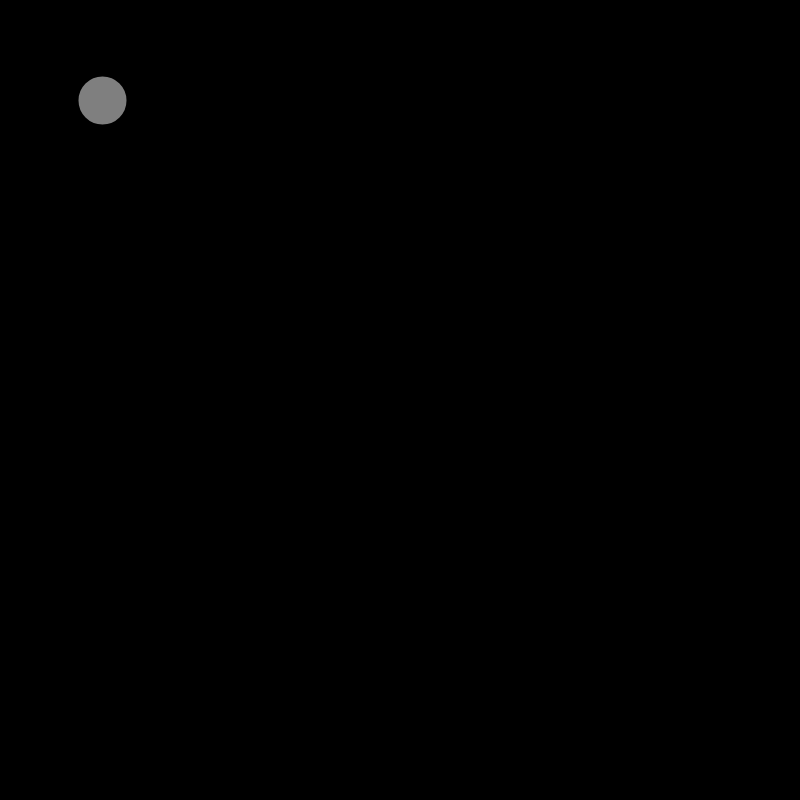
Frame 1 (no input)
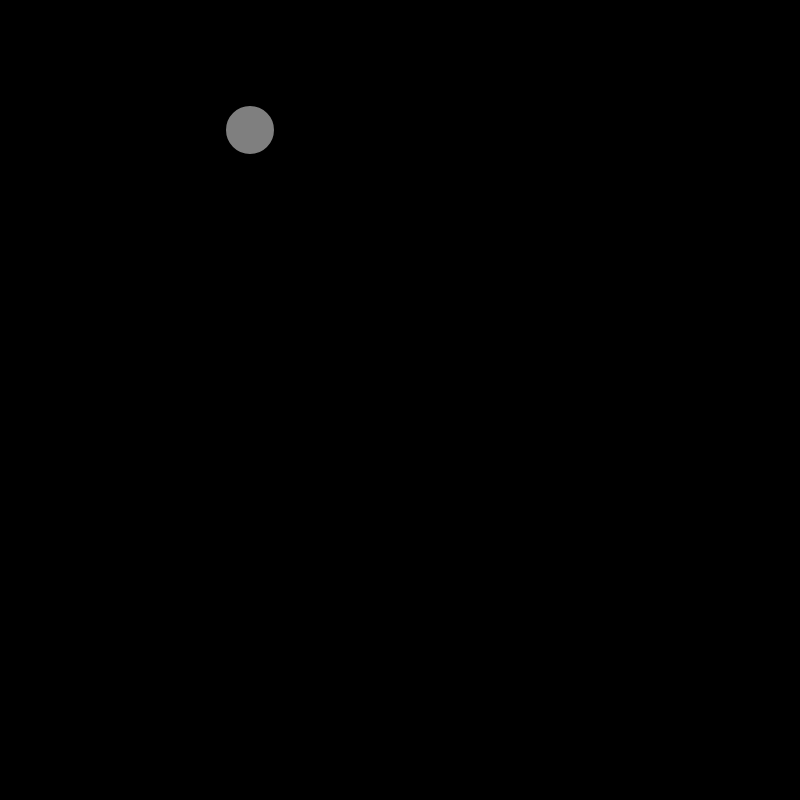
Frame 60 (no input)
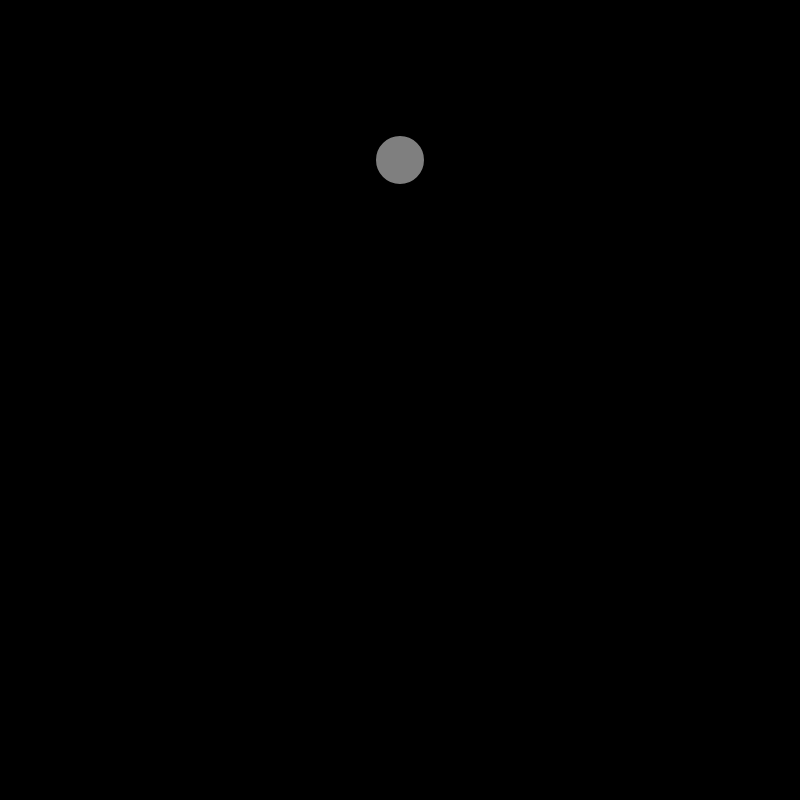
Frame 120 (the mouse pressed at the canvas centre since frame 60)

The p5.js sketch that drew these frames (run headless with seeded random() and noise() and a simulated clock; from frame 60 on, the mouse is pressed at the canvas centre):

// p5.js sketch
// ── sketch.js
/*let x;
let y;
let xspeed;
let yspeed;
let x_acc;
ley y_acc;
*/

let position;
let velocity; // aka speed!

function setup() {
  createCanvas(800, 800);
  background(0);

  /*
  x = 100;
  y = 100;
  xspeed = 2.5;
  yspeed = .5;
  
  can be written as:
  */

  position = createVector (100,100);
  velocity = createVector(2.5, 0.5);
}

function draw() {
  background(0);
/*
  x = x+xspeed;
  y = y+yspeed;

  can be wriiten as
  */

  position.add (velocity);


  /*if((x>width)||(x<0)){

    xspeed = xspeed * -1;
  }

  if((y>height)||(y<0)){

    xypeed = yspeed * -1;
  }
  */

  //position & velocity are vector objects

  if((position.x>width)||(position.x<0)){
    velocity.x = velocity.x * -1;
  }

  if((position.y>height)||(position.y<0)){
    velocity.y = velocity.y * -2;
  }

  stroke(0);
  strokeWeight(2);
  fill(127);
  ellipse(position.x,position.y,50,50);
 

}

function mousePressed(){
  //letTest()

}
/*
function letTest() {
  
  let x = 1;

  {
    let x = false;  // different variable
    print(x);  // 2
  }

  print(x);  // 1
}

*/
